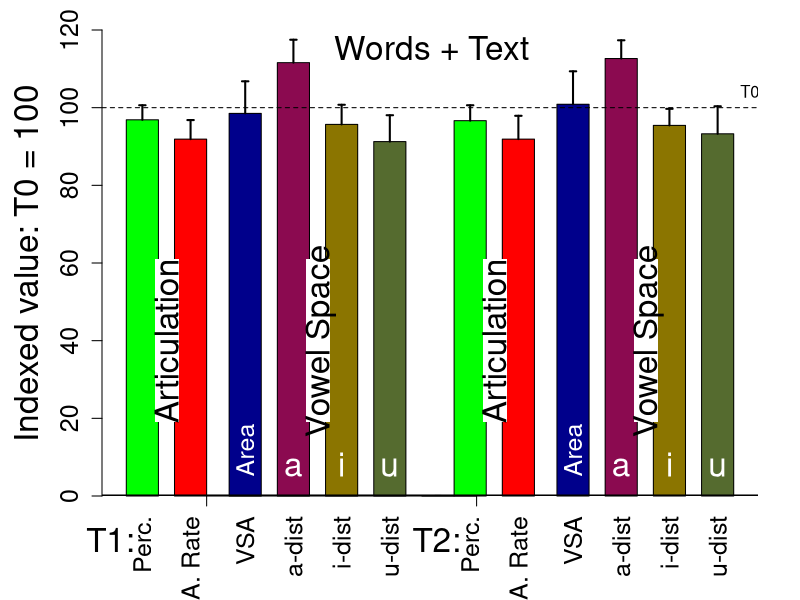
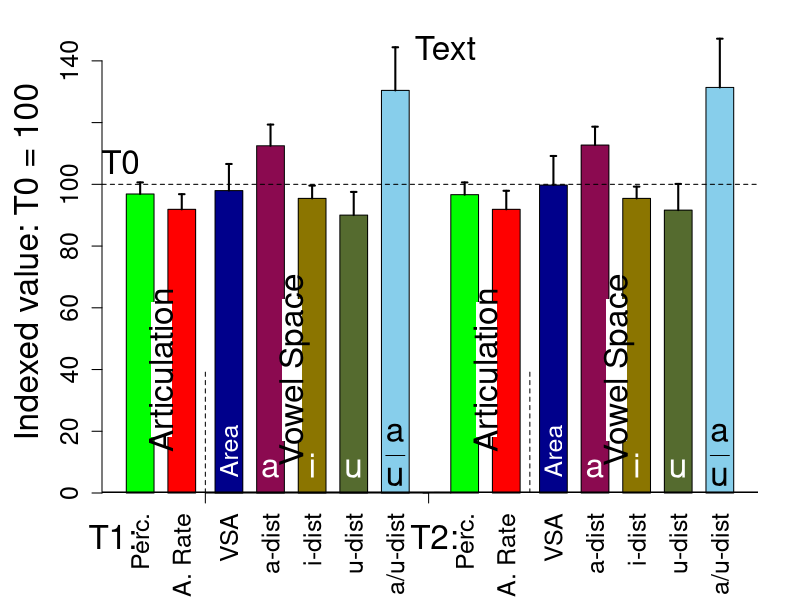
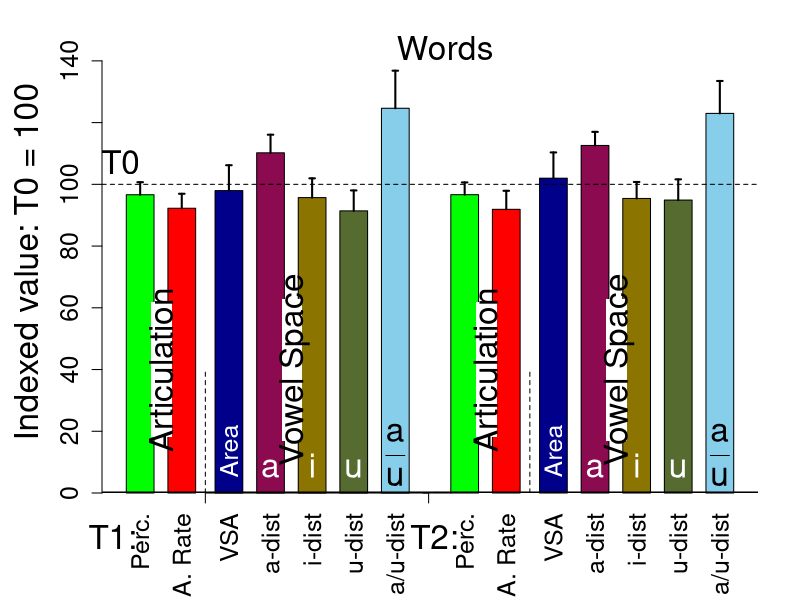

Generate these figures, in order, with R:
# R
#
# Copyright: 2017-2018, R.J.J.H. van Son and the Netherlands Cancer Institute
# License: GNU GPL v2 or later
# email: r.v.son@nki.nl
#
#
library("lmtest")
#
# A4 size in Inches
OutputWidth <-  11.692;
OutputHeight <- 7.5;
#
filenameTextWords <- "PerceptualArtRateVSA_hist_TextWords.pdf"
filenameText <- "PerceptualArtRateVSA_hist_Text.pdf"
filenameWords <- "PerceptualArtRateVSA_hist_Words.pdf"


LexpTableIndividual <- read.table("ListeningExp.tsv", header = TRUE, sep = "\t", na.strings = "-");
LexpTableIndividual$T <- factor(LexpTableIndividual$T, ordered=TRUE)
LexpTableIndividual$Speaker <- factor(LexpTableIndividual$Speaker, ordered=FALSE)

PatakaTable <- read.table("Pataka_results.tsv", header = TRUE, sep = "\t", na.strings = "-");

VowelTable <- read.table("Patient_data_Robust.tsv", header = TRUE, sep = "\t", na.strings = "-");
VowelTable$T <- factor(VowelTable$T, ordered=TRUE)
VowelTable$Speaker <- factor(VowelTable$Speaker, ordered=TRUE)

# Normalize scores
LexpTableIndividual$NormRating <- LexpTableIndividual$Rating
for(eval in unique(LexpTableIndividual$Evaluator)){
	LexpTableIndividual[LexpTableIndividual$Evaluator==eval,]$NormRating <- as.vector(scale(LexpTableIndividual[LexpTableIndividual$Evaluator==eval,]$Rating))
}

LexpTable <- aggregate(cbind(Rating, NormRating)~Speaker+T+Sex, data=LexpTableIndividual, mean);
VowelTable <- merge(VowelTable, LexpTable, by=c("Speaker", "T", "Sex"), sort = TRUE, all = TRUE)
VowelTable <- merge(VowelTable, PatakaTable, by = c("Speaker", "T"), suffixes = c("", ".pataka"), sort = TRUE, all=TRUE)


# Convert to T0, T1, T2 table
T0Table <- subset(VowelTable, subset = T == 0)
T1Table <- subset(VowelTable, subset = T == 1)
T2Table <- subset(VowelTable, subset = T == 2)
names(T2Table) <- paste(names(T2Table),".T2", sep="")
names(T2Table)[1] <- "Speaker"
names(T2Table)[2] <- "T"
names(T2Table)[3] <- "Sex"
names(T2Table)[4] <- "Name"
names(T2Table)[5] <- "Task"

TimeTable <- merge(T0Table, T1Table, by = c("Speaker", "Task"), suffixes = c(".T0", ".T1"), sort = TRUE, all = TRUE)
TimeTable <- merge(TimeTable, T2Table, by = c("Speaker", "Task"), sort = TRUE, all = TRUE)

# Indexed values on time T0
TimeTable$IdxNormRating.T1 <- 100 + 12*(TimeTable$NormRating.T1 - TimeTable$NormRating.T0)
TimeTable$IdxNormRating.T2 <- 100 + 12*(TimeTable$NormRating.T2 - TimeTable$NormRating.T0)

TimeTable$Idxart.rate.T1 <- 100 * TimeTable$art.rate.T1 / TimeTable$art.rate.T0
TimeTable$Idxart.rate.T2 <- 100 * TimeTable$art.rate.T2 / TimeTable$art.rate.T0

TimeTable$IdxArea2.T1 <- 100 * TimeTable$Area2.T1 / TimeTable$Area2.T0
TimeTable$IdxArea2.T2 <- 100 * TimeTable$Area2.T2 / TimeTable$Area2.T0

TimeTable$Idx.i.dist.T1 <- 100 * TimeTable$i.dist.T1 / TimeTable$i.dist.T0
TimeTable$Idx.i.dist.T2 <- 100 * TimeTable$i.dist.T2 / TimeTable$i.dist.T0

TimeTable$Idx.a.dist.T1 <- 100 * TimeTable$a.dist.T1 / TimeTable$a.dist.T0
TimeTable$Idx.a.dist.T2 <- 100 * TimeTable$a.dist.T2 / TimeTable$a.dist.T0

TimeTable$Idx.u.dist.T1 <- 100 * TimeTable$u.dist.T1 / TimeTable$u.dist.T0
TimeTable$Idx.u.dist.T2 <- 100 * TimeTable$u.dist.T2 / TimeTable$u.dist.T0


# Mean values and CI 
ci <- function(x) {if(length(x)>3) {t <- t.test(x, na.rm=TRUE); (t$conf.int[[2]]- t$conf.int[[1]])/2} else 0 }

# Plot figure
pdf(filenameTextWords, width=OutputWidth, height=OutputHeight, useDingbats=FALSE);

indexLabels <- c("Perc.", "A. Rate", "VSA", "a-dist", "i-dist", "u-dist")
indexSpace <- c(0, 0.5, 0.7, 0.5, 0.5, 0.5)

combinedTable <- merge(TimeTable[TimeTable$Task=="Words",], TimeTable[TimeTable$Task=="Dapre",], by=c("Speaker", "Sex"))
IndexedValues.T1 <- c(
mean(TimeTable[TimeTable$Task=="Dapre",]$IdxNormRating.T1, na.rm=TRUE),
mean(TimeTable[TimeTable$Task=="Dapre",]$Idxart.rate.T1, na.rm=TRUE),
mean((combinedTable$IdxArea2.T1.x+combinedTable$IdxArea2.T1.y)/2, na.rm=TRUE),
mean((combinedTable$Idx.a.dist.T1.x+combinedTable$Idx.a.dist.T1.y)/2, na.rm=TRUE),
mean((combinedTable$Idx.i.dist.T1.x+combinedTable$Idx.i.dist.T1.y)/2, na.rm=TRUE),
mean((combinedTable$Idx.u.dist.T1.x+combinedTable$Idx.u.dist.T1.y)/2, na.rm=TRUE)
)
IndexedValues.T1.CI <- c(
ci(TimeTable[TimeTable$Task=="Dapre",]$IdxNormRating.T1),
ci(TimeTable[TimeTable$Task=="Dapre",]$Idxart.rate.T1),
ci((combinedTable$IdxArea2.T1.x+combinedTable$IdxArea2.T1.y)/2),
ci((combinedTable$Idx.a.dist.T1.x+combinedTable$Idx.a.dist.T1.y)/2),
ci((combinedTable$Idx.i.dist.T1.x+combinedTable$Idx.i.dist.T1.y)/2),
ci((combinedTable$Idx.u.dist.T1.x+combinedTable$Idx.u.dist.T1.y)/2)
)
IndexedValues.T2 <- c(
mean(TimeTable[TimeTable$Task=="Dapre",]$IdxNormRating.T2, na.rm=TRUE),
mean(TimeTable[TimeTable$Task=="Dapre",]$Idxart.rate.T2, na.rm=TRUE),
mean((combinedTable$IdxArea2.T2.x+combinedTable$IdxArea2.T2.y)/2, na.rm=TRUE),
mean((combinedTable$Idx.a.dist.T2.x+combinedTable$Idx.a.dist.T2.y)/2, na.rm=TRUE),
mean((combinedTable$Idx.i.dist.T2.x+combinedTable$Idx.i.dist.T2.y)/2, na.rm=TRUE),
mean((combinedTable$Idx.u.dist.T2.x+combinedTable$Idx.u.dist.T2.y)/2, na.rm=TRUE)
)
IndexedValues.T2.CI <- c(
ci(TimeTable[TimeTable$Task=="Dapre",]$IdxNormRating.T2),
ci(TimeTable[TimeTable$Task=="Dapre",]$Idxart.rate.T2),
ci((combinedTable$IdxArea2.T2.x+combinedTable$IdxArea2.T2.y)/2),
ci((combinedTable$Idx.a.dist.T2.x+combinedTable$Idx.a.dist.T2.y)/2),
ci((combinedTable$Idx.i.dist.T2.x+combinedTable$Idx.i.dist.T2.y)/2),
ci((combinedTable$Idx.u.dist.T2.x+combinedTable$Idx.u.dist.T2.y)/2)
)

par(mai=c(1.04,1.02,0.3,0.42))
par(family="Helvetica")
colorlist <- c("green1", "red1", "darkblue", "deeppink4", "gold4", "darkolivegreen", "skyblue", "red", "deeppink", "green")

x <- barplot(c(IndexedValues.T1, 0, IndexedValues.T2), ylim=c(0, 120), ylab="Indexed value: T0 = 100", cex.lab=2, cex.axis=1.5, col=c(colorlist[1:6], "grey", colorlist[1:6]), space=c(indexSpace, 0.5, indexSpace))
abline(h=100, lty=2)
abline(h=0, lty=1, lwd=3)
axis(side=1, labels=c(indexLabels, " ", indexLabels), at=x, cex.axis=1.5, las=3, tick=FALSE)
axis(at=c(2.5, 10.9), tick=TRUE, side=1, labels=FALSE)
mtext("T1:", at=c(-0.5), line=2, side=1, cex=2)
mtext("T2:", at=c(9.65), line=2, side=1, cex=2)

segments(x, c(IndexedValues.T1, 0, IndexedValues.T2), x, c(IndexedValues.T1, 0, IndexedValues.T2)+c(IndexedValues.T1.CI, 0, IndexedValues.T2.CI), lwd=2)
segments(x-0.1, c(IndexedValues.T1, 0, IndexedValues.T2)+c(IndexedValues.T1.CI, 0, IndexedValues.T2.CI), x+0.1, c(IndexedValues.T1, 0, IndexedValues.T2)+c(IndexedValues.T1.CI, 0, IndexedValues.T2.CI), lwd=2)


text(9.5, 120, labels="Words + Text", pos=1, cex=2)
text(x[13]+1, 100, labels="T0", pos=3, cex=1)

rect(((x[1]+x[2])/2 - 0.35), 19, ((x[1]+x[2])/2 + 0.4), 61, col="white", border="white", lty=0)
rect(((x[8]+x[9])/2 - 0.35), 19, ((x[8]+x[9])/2 + 0.4), 61, col="white", border="white", lty=0)
rect(((x[4]+x[5])/2 - 0.35), 19, ((x[4]+x[5])/2 + 0.4), 61, col="white", border="white", lty=0)
rect(((x[11]+x[12])/2 - 0.35), 19, ((x[11]+x[12])/2 + 0.4), 61, col="white", border="white", lty=0)

text((x[1]+x[2])/2, 40, labels="Articulation", adj=c(0.5, 0.5), cex=2, srt=90)
text((x[8]+x[9])/2, 40, labels="Articulation", adj=c(0.5, 0.5), cex=2, srt=90)
text((x[4]+x[5])/2, 40, labels="Vowel Space", adj=c(0.5, 0.5), cex=2, srt=90)
text((x[11]+x[12])/2, 40, labels="Vowel Space", adj=c(0.5, 0.5), cex=2, srt=90)

text(x[3], 5, labels="Area", adj=c(0, 0.5), cex=1.5, srt=90, col="white")
text(x[4], 5, labels="a", adj=c(0.5, 0), cex=2, col="white")
text(x[5], 5, labels="i", adj=c(0.5, 0), cex=2, col="white")
text(x[6], 5, labels="u", adj=c(0.5, 0), cex=2, col="white")
text(x[10], 5, labels="Area", adj=c(0, 0.5), cex=1.5, srt=90, col="white")
text(x[11], 5, labels="a", adj=c(0.5, 0), cex=2, col="white")
text(x[12], 5, labels="i", adj=c(0.5, 0), cex=2, col="white")
text(x[13], 5, labels="u", adj=c(0.5, 0), cex=2, col="white")

dev.off(dev.cur())

# Text Mean values and CI 

# Plot figure
pdf(filenameText, width=OutputWidth, height=OutputHeight, useDingbats=FALSE);

indexLabels <- c("Perc.", "A. Rate", "VSA", "a-dist", "i-dist", "u-dist", "a/u-dist")
indexSpace <- c(0, 0.5, 0.7, 0.5, 0.5, 0.5, 0.5)

combinedTable <- TimeTable[TimeTable$Task=="Dapre",]
IndexedValues.T1 <- c(
mean(TimeTable[TimeTable$Task=="Dapre",]$IdxNormRating.T1, na.rm=TRUE),
mean(TimeTable[TimeTable$Task=="Dapre",]$Idxart.rate.T1, na.rm=TRUE),
mean(combinedTable$IdxArea2.T1, na.rm=TRUE),
mean(combinedTable$Idx.a.dist.T1, na.rm=TRUE),
mean(combinedTable$Idx.i.dist.T1, na.rm=TRUE),
mean(combinedTable$Idx.u.dist.T1, na.rm=TRUE),
mean(100*combinedTable$Idx.a.dist.T1/combinedTable$Idx.u.dist.T1, na.rm=TRUE)
)
IndexedValues.T1.CI <- c(
ci(TimeTable[TimeTable$Task=="Dapre",]$IdxNormRating.T1),
ci(TimeTable[TimeTable$Task=="Dapre",]$Idxart.rate.T1),
ci(combinedTable$IdxArea2.T1),
ci(combinedTable$Idx.a.dist.T1),
ci(combinedTable$Idx.i.dist.T1),
ci(combinedTable$Idx.u.dist.T1),
ci(100*combinedTable$Idx.a.dist.T1/combinedTable$Idx.u.dist.T1)
)
IndexedValues.T2 <- c(
mean(TimeTable[TimeTable$Task=="Dapre",]$IdxNormRating.T2, na.rm=TRUE),
mean(TimeTable[TimeTable$Task=="Dapre",]$Idxart.rate.T2, na.rm=TRUE),
mean(combinedTable$IdxArea2.T2, na.rm=TRUE),
mean(combinedTable$Idx.a.dist.T2, na.rm=TRUE),
mean(combinedTable$Idx.i.dist.T2, na.rm=TRUE),
mean(combinedTable$Idx.u.dist.T2, na.rm=TRUE),
mean(100*combinedTable$Idx.a.dist.T2/combinedTable$Idx.u.dist.T2, na.rm=TRUE)
)
IndexedValues.T2.CI <- c(
ci(TimeTable[TimeTable$Task=="Dapre",]$IdxNormRating.T2),
ci(TimeTable[TimeTable$Task=="Dapre",]$Idxart.rate.T2),
ci(combinedTable$IdxArea2.T2),
ci(combinedTable$Idx.a.dist.T2),
ci(combinedTable$Idx.i.dist.T2),
ci(combinedTable$Idx.u.dist.T2),
ci(100*combinedTable$Idx.a.dist.T2/combinedTable$Idx.u.dist.T2)
)

par(mai=c(1.07,1.02,0.3,0.42))
par(family="Helvetica")
colorlist <- c("green1", "red1", "darkblue", "deeppink4", "gold4", "darkolivegreen", "skyblue", "red", "deeppink", "green")

x <- barplot(c(IndexedValues.T1, 0, IndexedValues.T2), ylim=c(0, 150), ylab="Indexed value: T0 = 100", cex.lab=2, cex.axis=1.5, col=c(colorlist[1:7], "grey", colorlist[1:7]), space=c(indexSpace, 0.5, indexSpace))
abline(h=100, lty=2)
abline(h=0, lty=1, lwd=3)
axis(side=1, labels=c(indexLabels, " ", indexLabels), at=x, cex.axis=1.5, las=3, tick=FALSE)
axis(at=c(2.85, 10.9), tick=TRUE, side=1, labels=FALSE)
segments(c(2.85, (x[10]+x[11])/2), c(0,0), c(2.85, (x[10]+x[11])/2), c(40,40), lty=2)
mtext("T1:", at=c(-0.5), line=2, side=1, cex=2)
mtext("T2:", at=c(11.1), line=2, side=1, cex=2)

segments(x, c(IndexedValues.T1, 0, IndexedValues.T2), x, c(IndexedValues.T1, 0, IndexedValues.T2)+c(IndexedValues.T1.CI, 0, IndexedValues.T2.CI), lwd=2)
segments(x-0.1, c(IndexedValues.T1, 0, IndexedValues.T2)+c(IndexedValues.T1.CI, 0, IndexedValues.T2.CI), x+0.1, c(IndexedValues.T1, 0, IndexedValues.T2)+c(IndexedValues.T1.CI, 0, IndexedValues.T2.CI), lwd=2)

text(11.5, 150, labels="Text", pos=1, cex=2)
text(-0.2, 100, labels="T0", pos=3, cex=2)

rect(((x[1]+x[2])/2 - 0.35), 18, ((x[1]+x[2])/2 + 0.4), 62, col="white", border="white", lty=0)
rect(((x[9]+x[10])/2 - 0.35), 18, ((x[9]+x[10])/2 + 0.4), 62, col="white", border="white", lty=0)
rect(((x[4]+x[5])/2 - 0.35), 17, ((x[4]+x[5])/2 + 0.4), 63, col="white", border="white", lty=0)
rect(((x[12]+x[13])/2 - 0.35), 17, ((x[12]+x[13])/2 + 0.4), 63, col="white", border="white", lty=0)

text((x[1]+x[2])/2, 40, labels="Articulation", adj=c(0.5, 0.5), cex=2, srt=90)
text((x[9]+x[10])/2, 40, labels="Articulation", adj=c(0.5, 0.5), cex=2, srt=90)
text((x[4]+x[5])/2, 40, labels="Vowel Space", adj=c(0.5, 0.5), cex=2, srt=90)
text((x[12]+x[13])/2, 40, labels="Vowel Space", adj=c(0.5, 0.5), cex=2, srt=90)

text(x[3], 5, labels="Area", adj=c(0, 0.5), cex=1.5, srt=90, col="white")
text(x[4], 5, labels="a", adj=c(0.5, 0), cex=2, col="white")
text(x[5], 5, labels="i", adj=c(0.5, 0), cex=2, col="white")
text(x[6], 5, labels="u", adj=c(0.5, 0), cex=2, col="white")
text(x[7], 2, labels=expression(over(a, u)), adj=c(0.5, 0), cex=2, col="black")
text(x[11], 5, labels="Area", adj=c(0, 0.5), cex=1.5, srt=90, col="white")
text(x[12], 5, labels="a", adj=c(0.5, 0), cex=2, col="white")
text(x[13], 5, labels="i", adj=c(0.5, 0), cex=2, col="white")
text(x[14], 5, labels="u", adj=c(0.5, 0), cex=2, col="white")
text(x[15], 2, labels=expression(over(a, u)), adj=c(0.5, 0), cex=2, col="black")

dev.off(dev.cur())

# Words Mean values and CI 
pdf(filenameWords, width=OutputWidth, height=OutputHeight, useDingbats=FALSE);

indexLabels <- c("Perc.", "A. Rate", "VSA", "a-dist", "i-dist", "u-dist", "a/u-dist")

combinedTable <- TimeTable[TimeTable$Task=="Words",]
IndexedValues.T1 <- c(
mean(TimeTable[TimeTable$Task=="Words",]$IdxNormRating.T1, na.rm=TRUE),
mean(TimeTable[TimeTable$Task=="Words",]$Idxart.rate.T1, na.rm=TRUE),
mean(combinedTable$IdxArea2.T1, na.rm=TRUE),
mean(combinedTable$Idx.a.dist.T1, na.rm=TRUE),
mean(combinedTable$Idx.i.dist.T1, na.rm=TRUE),
mean(combinedTable$Idx.u.dist.T1, na.rm=TRUE),
mean(100*combinedTable$Idx.a.dist.T1/combinedTable$Idx.u.dist.T1, na.rm=TRUE)
)
IndexedValues.T1.CI <- c(
ci(TimeTable[TimeTable$Task=="Words",]$IdxNormRating.T1),
ci(TimeTable[TimeTable$Task=="Words",]$Idxart.rate.T1),
ci(combinedTable$IdxArea2.T1),
ci(combinedTable$Idx.a.dist.T1),
ci(combinedTable$Idx.i.dist.T1),
ci(combinedTable$Idx.u.dist.T1),
ci(100*combinedTable$Idx.a.dist.T1/combinedTable$Idx.u.dist.T1)
)
IndexedValues.T2 <- c(
mean(TimeTable[TimeTable$Task=="Words",]$IdxNormRating.T2, na.rm=TRUE),
mean(TimeTable[TimeTable$Task=="Words",]$Idxart.rate.T2, na.rm=TRUE),
mean(combinedTable$IdxArea2.T2, na.rm=TRUE),
mean(combinedTable$Idx.a.dist.T2, na.rm=TRUE),
mean(combinedTable$Idx.i.dist.T2, na.rm=TRUE),
mean(combinedTable$Idx.u.dist.T2, na.rm=TRUE),
mean(100*combinedTable$Idx.a.dist.T2/combinedTable$Idx.u.dist.T2, na.rm=TRUE)
)
IndexedValues.T2.CI <- c(
ci(TimeTable[TimeTable$Task=="Words",]$IdxNormRating.T2),
ci(TimeTable[TimeTable$Task=="Words",]$Idxart.rate.T2),
ci(combinedTable$IdxArea2.T2),
ci(combinedTable$Idx.a.dist.T2),
ci(combinedTable$Idx.i.dist.T2),
ci(combinedTable$Idx.u.dist.T2),
ci(100*combinedTable$Idx.a.dist.T2/combinedTable$Idx.u.dist.T2)
)

par(mai=c(1.07,1.02,0.3,0.42))
par(family="Helvetica")
colorlist <- c("green1", "red1", "darkblue", "deeppink4", "gold4", "darkolivegreen", "skyblue", "red", "deeppink", "green")

x <- barplot(c(IndexedValues.T1, 0, IndexedValues.T2), ylim=c(0, 150), ylab="Indexed value: T0 = 100", cex.lab=2, cex.axis=1.5, col=c(colorlist[1:7], "grey", colorlist[1:7]), space=c(indexSpace, 0.5, indexSpace))
abline(h=100, lty=2)
abline(h=0, lty=1, lwd=3)
axis(side=1, labels=c(indexLabels, " ", indexLabels), at=x, cex.axis=1.5, las=3, tick=FALSE)
axis(at=c(2.85, 10.9), tick=TRUE, side=1, labels=FALSE)
segments(c(2.85, (x[10]+x[11])/2), c(0,0), c(2.85, (x[10]+x[11])/2), c(40,40), lty=2)
mtext("T1:", at=c(-0.5), line=2, side=1, cex=2)
mtext("T2:", at=c(11.1), line=2, side=1, cex=2)

segments(x, c(IndexedValues.T1, 0, IndexedValues.T2), x, c(IndexedValues.T1, 0, IndexedValues.T2)+c(IndexedValues.T1.CI, 0, IndexedValues.T2.CI), lwd=2)
segments(x-0.1, c(IndexedValues.T1, 0, IndexedValues.T2)+c(IndexedValues.T1.CI, 0, IndexedValues.T2.CI), x+0.1, c(IndexedValues.T1, 0, IndexedValues.T2)+c(IndexedValues.T1.CI, 0, IndexedValues.T2.CI), lwd=2)

text(11.5, 150, labels="Words", pos=1, cex=2)
text(-0.2, 100, labels="T0", pos=3, cex=2)

rect(((x[1]+x[2])/2 - 0.35), 18, ((x[1]+x[2])/2 + 0.4), 62, col="white", border="white", lty=0)
rect(((x[9]+x[10])/2 - 0.35), 18, ((x[9]+x[10])/2 + 0.4), 62, col="white", border="white", lty=0)
rect(((x[4]+x[5])/2 - 0.35), 17, ((x[4]+x[5])/2 + 0.4), 63, col="white", border="white", lty=0)
rect(((x[12]+x[13])/2 - 0.35), 17, ((x[12]+x[13])/2 + 0.4), 63, col="white", border="white", lty=0)

text((x[1]+x[2])/2, 40, labels="Articulation", adj=c(0.5, 0.5), cex=2, srt=90)
text((x[9]+x[10])/2, 40, labels="Articulation", adj=c(0.5, 0.5), cex=2, srt=90)
text((x[4]+x[5])/2, 40, labels="Vowel Space", adj=c(0.5, 0.5), cex=2, srt=90)
text((x[12]+x[13])/2, 40, labels="Vowel Space", adj=c(0.5, 0.5), cex=2, srt=90)

text(x[3], 5, labels="Area", adj=c(0, 0.5), cex=1.5, srt=90, col="white")
text(x[4], 5, labels="a", adj=c(0.5, 0), cex=2, col="white")
text(x[5], 5, labels="i", adj=c(0.5, 0), cex=2, col="white")
text(x[6], 5, labels="u", adj=c(0.5, 0), cex=2, col="white")
text(x[7], 2, labels=expression(over(a, u)), adj=c(0.5, 0), cex=2, col="black")
text(x[11], 5, labels="Area", adj=c(0, 0.5), cex=1.5, srt=90, col="white")
text(x[12], 5, labels="a", adj=c(0.5, 0), cex=2, col="white")
text(x[13], 5, labels="i", adj=c(0.5, 0), cex=2, col="white")
text(x[14], 5, labels="u", adj=c(0.5, 0), cex=2, col="white")
text(x[15], 2, labels=expression(over(a, u)), adj=c(0.5, 0), cex=2, col="black")

dev.off(dev.cur())


# Statistics

# ArtRate
cat(capture.output(t.test(TimeTable[TimeTable$Task=="Dapre",]$Idxart.rate.T1, mu=100, na.rm=TRUE)), sep = "\n", file = "", append = TRUE)
cat(capture.output(t.test(TimeTable[TimeTable$Task=="Dapre",]$Idxart.rate.T2, mu=100, na.rm=TRUE)), sep = "\n", file = "", append = TRUE)
cat(capture.output(t.test(TimeTable[TimeTable$Task=="Dapre",]$Idxart.rate.T1, TimeTable[TimeTable$Task=="Dapre",]$Idxart.rate.T2, paired=TRUE, na.rm=TRUE)), sep = "\n", file = "", append = TRUE)

# NormRating
cat(capture.output(t.test(TimeTable[TimeTable$Task=="Dapre",]$IdxNormRating.T1, mu=0, na.rm=TRUE)), sep = "\n", file = "", append = TRUE)
cat(capture.output(t.test(TimeTable[TimeTable$Task=="Dapre",]$IdxNormRating.T2, mu=0, na.rm=TRUE)), sep = "\n", file = "", append = TRUE)
cat(capture.output(t.test(TimeTable[TimeTable$Task=="Dapre",]$IdxNormRating.T1, TimeTable[TimeTable$Task=="Dapre",]$IdxNormRating.T2, paired=TRUE, na.rm=TRUE)), sep = "\n", file = "", append = TRUE)

# Dapre
cat(capture.output(t.test(TimeTable[TimeTable$Task=="Dapre",]$IdxArea2.T1, mu=100, na.rm=TRUE)), sep = "\n", file = "", append = TRUE)
cat(capture.output(t.test(TimeTable[TimeTable$Task=="Dapre",]$IdxArea2.T2, mu=100, na.rm=TRUE)), sep = "\n", file = "", append = TRUE)

cat(capture.output(t.test(TimeTable[TimeTable$Task=="Dapre",]$Idx.i.dist.T1, mu=100, na.rm=TRUE)), sep = "\n", file = "", append = TRUE)
cat(capture.output(t.test(TimeTable[TimeTable$Task=="Dapre",]$Idx.i.dist.T2, mu=100, na.rm=TRUE)), sep = "\n", file = "", append = TRUE)

cat(capture.output(t.test(TimeTable[TimeTable$Task=="Dapre",]$Idx.a.dist.T1, mu=100, na.rm=TRUE)), sep = "\n", file = "", append = TRUE)
cat(capture.output(t.test(TimeTable[TimeTable$Task=="Dapre",]$Idx.a.dist.T2, mu=100, na.rm=TRUE)), sep = "\n", file = "", append = TRUE)

cat(capture.output(t.test(TimeTable[TimeTable$Task=="Dapre",]$Idx.u.dist.T1, mu=100, na.rm=TRUE)), sep = "\n", file = "", append = TRUE)
cat(capture.output(t.test(TimeTable[TimeTable$Task=="Dapre",]$Idx.u.dist.T2, mu=100, na.rm=TRUE)), sep = "\n", file = "", append = TRUE)

# Words
cat(capture.output(t.test(TimeTable[TimeTable$Task=="Words",]$IdxArea2.T1, mu=100, na.rm=TRUE)), sep = "\n", file = "", append = TRUE)
cat(capture.output(t.test(TimeTable[TimeTable$Task=="Words",]$IdxArea2.T2, mu=100, na.rm=TRUE)), sep = "\n", file = "", append = TRUE)

cat(capture.output(t.test(TimeTable[TimeTable$Task=="Words",]$Idx.i.dist.T1, mu=100, na.rm=TRUE)), sep = "\n", file = "", append = TRUE)
cat(capture.output(t.test(TimeTable[TimeTable$Task=="Words",]$Idx.i.dist.T2, mu=100, na.rm=TRUE)), sep = "\n", file = "", append = TRUE)

cat(capture.output(t.test(TimeTable[TimeTable$Task=="Words",]$Idx.a.dist.T1, mu=100, na.rm=TRUE)), sep = "\n", file = "", append = TRUE)
cat(capture.output(t.test(TimeTable[TimeTable$Task=="Words",]$Idx.a.dist.T2, mu=100, na.rm=TRUE)), sep = "\n", file = "", append = TRUE)

cat(capture.output(t.test(TimeTable[TimeTable$Task=="Words",]$Idx.u.dist.T1, mu=100, na.rm=TRUE)), sep = "\n", file = "", append = TRUE)
cat(capture.output(t.test(TimeTable[TimeTable$Task=="Words",]$Idx.u.dist.T2, mu=100, na.rm=TRUE)), sep = "\n", file = "", append = TRUE)

# Words+Dapre                                                                            
cat(capture.output(t.test(TimeTable[TimeTable$Task=="Words",]$IdxArea2.T1+TimeTable[TimeTable$Task=="Dapre",]$IdxArea2.T1   , mu=200, na.rm=TRUE)), sep = "\n", file = "", append = TRUE)
cat(capture.output(t.test(TimeTable[TimeTable$Task=="Words",]$IdxArea2.T2+TimeTable[TimeTable$Task=="Dapre",]$IdxArea2.T2    , mu=200, na.rm=TRUE)), sep = "\n", file = "", append = TRUE)
                                                                            
cat(capture.output(t.test(TimeTable[TimeTable$Task=="Words",]$Idx.i.dist.T1+TimeTable[TimeTable$Task=="Dapre",]$Idx.i.dist.T1   , mu=200, na.rm=TRUE)), sep = "\n", file = "", append = TRUE)
cat(capture.output(t.test(TimeTable[TimeTable$Task=="Words",]$Idx.i.dist.T2+TimeTable[TimeTable$Task=="Dapre",]$Idx.i.dist.T2  , mu=200, na.rm=TRUE)), sep = "\n", file = "", append = TRUE)
                                                                            
cat(capture.output(t.test(TimeTable[TimeTable$Task=="Words",]$Idx.a.dist.T1+TimeTable[TimeTable$Task=="Dapre",]$Idx.a.dist.T1  , mu=200, na.rm=TRUE)), sep = "\n", file = "", append = TRUE)
cat(capture.output(t.test(TimeTable[TimeTable$Task=="Words",]$Idx.a.dist.T2+TimeTable[TimeTable$Task=="Dapre",]$Idx.a.dist.T2  , mu=200, na.rm=TRUE)), sep = "\n", file = "", append = TRUE)
                                                                            
cat(capture.output(t.test(TimeTable[TimeTable$Task=="Words",]$Idx.u.dist.T1+TimeTable[TimeTable$Task=="Dapre",]$Idx.u.dist.T1  , mu=200, na.rm=TRUE)), sep = "\n", file = "", append = TRUE)
cat(capture.output(t.test(TimeTable[TimeTable$Task=="Words",]$Idx.u.dist.T2+TimeTable[TimeTable$Task=="Dapre",]$Idx.u.dist.T2   , mu=200, na.rm=TRUE)), sep = "\n", file = "", append = TRUE)
